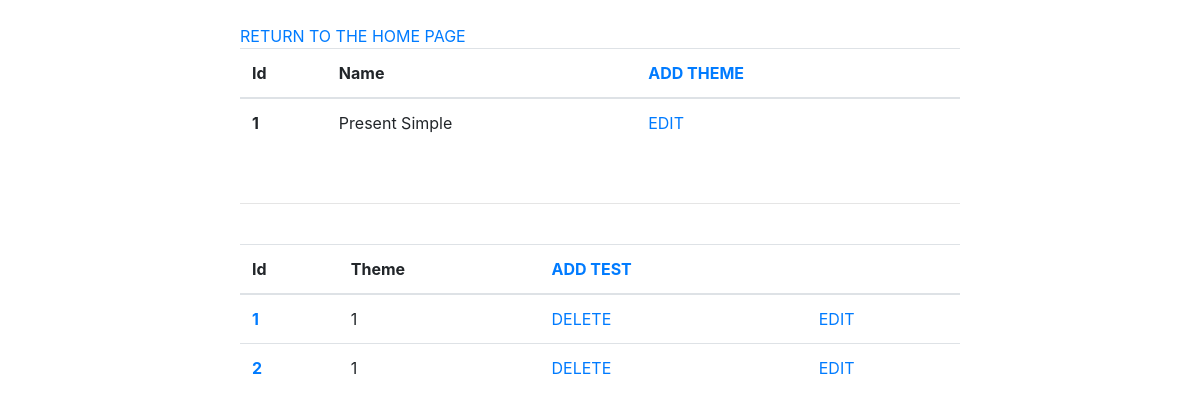
The page /test_editor (signed in) on the database as committed earlier.
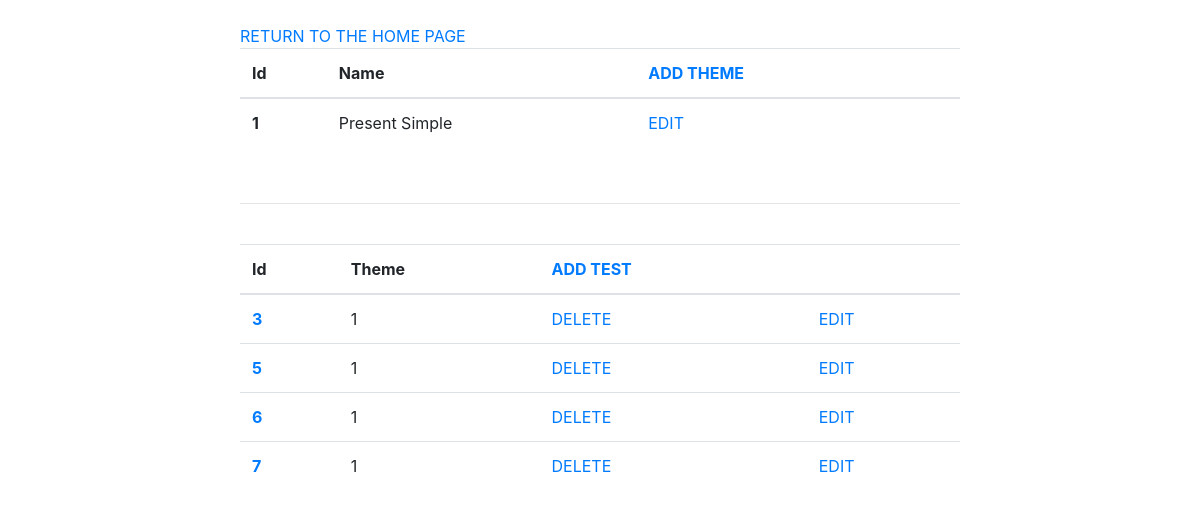
The same page on the database as committed later.
### models.py (models this page shows, shortened)
class Theme(db.Model):
    __tablename__ = 'theme'
    id = db.Column(db.Integer, primary_key=True)
    name = db.Column(db.String(64), unique=True, nullable=False)

class TestModel(db.Model):
    __tablename__ = 'test_model'
    id = db.Column(db.Integer, primary_key=True)
    theme_id = db.Column(db.Integer, db.ForeignKey('theme.id'), nullable=False)
    question = db.Column(db.String(512), unique=False, nullable=False)
    right_answer = db.Column(db.String(64), unique=False, nullable=True) # use || if more than one questions
    explanation = db.Column(db.String(256), unique=False, nullable=True)
    author_id = db.Column(db.Integer, unique=False, nullable=False)
    theme = db.relationship('Theme',backref=db.backref('TestModel',lazy=True))

### EnglishEazy.py (the view)
@app.route('/test_editor')
def edit_tests():
    is_loged = check_session()
    if not is_loged or is_loged == admin['login']:
        return redirect('/log_in')
    user = UserModel.query.filter_by(username=is_loged).first()
    if not user.is_teacher:
        abort(403) # only teachers can edit tests
    tests = TestModel.query.all()
    themes = Theme.query.all()
    return render_template('tests/test_editor.html', tests=tests, themes=themes)

### EnglishEazy.py (called while the page is built)
def check_session():
    try:
        if not(UserModel.query.filter_by(username=session['username']).first()) and session['username'] != admin['login']:
            session['username'] = None
        return session['username']
    except KeyError as err:
        return False

### templates/tests/test_editor.html
{% extends 'wrapper.html' %}
{% block wrap %}
    <br>
    <a href="/home">RETURN TO THE HOME PAGE</a>
    <table class="table">
      <thead>
        <tr>
          <th scope="col">Id</th>
          <th scope="col">Name</th>
          <th scope="col"><a href="/theme/add">ADD THEME</a></th>
            <th scope="col"></th>
        </tr>
      </thead>
      <tbody>
        {% for theme in themes %}
            <tr>
                <th scope="row">{{ theme.id }}</th>
                <td>{{ theme.name }}</td>
                <td><a href="/theme/edit/{{ theme.id }}">EDIT</a></td>
                <td></td>
            </tr>
        {% endfor %}
      </tbody>
    </table>
    <br>
    <hr>
    <br>
    <table class="table">
      <thead>
        <tr>
          <th scope="col">Id</th>
          <th scope="col">Theme</th>
          <th scope="col"><a href="/test/add">ADD TEST</a></th>
            <th scope="col"></th>
        </tr>
      </thead>
      <tbody>
        {% for test in tests %}
            <tr>
                <th scope="row"><a href="/test/{{ test.id }}">{{ test.id }}</a></th>
                <td>{{ test.theme_id }}</td>
                <td><a href="/test/delete/{{ test.id }}">DELETE</a></td>
                <td><a href="/test/edit/{{ test.id }}">EDIT</a></td>
            </tr>
        {% endfor %}
      </tbody>
    </table>
{% endblock wrap %}

Rows that differ between the two databases and show on the page:
removed TestModel: id "1", theme_id "1"
removed TestModel: id "2", theme_id "1"
added TestModel: id "3", theme_id "1"
added TestModel: id "5", theme_id "1"
added TestModel: id "6", theme_id "1"
added TestModel: id "7", theme_id "1"
